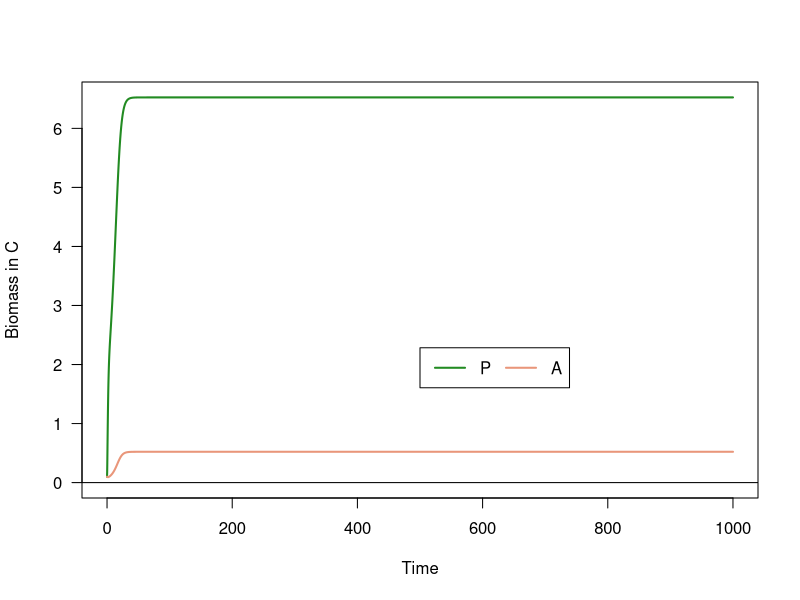
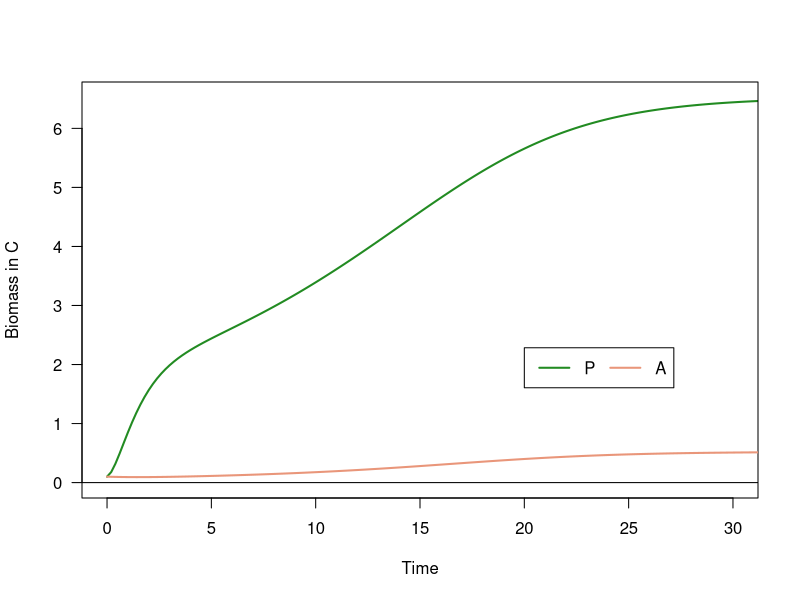
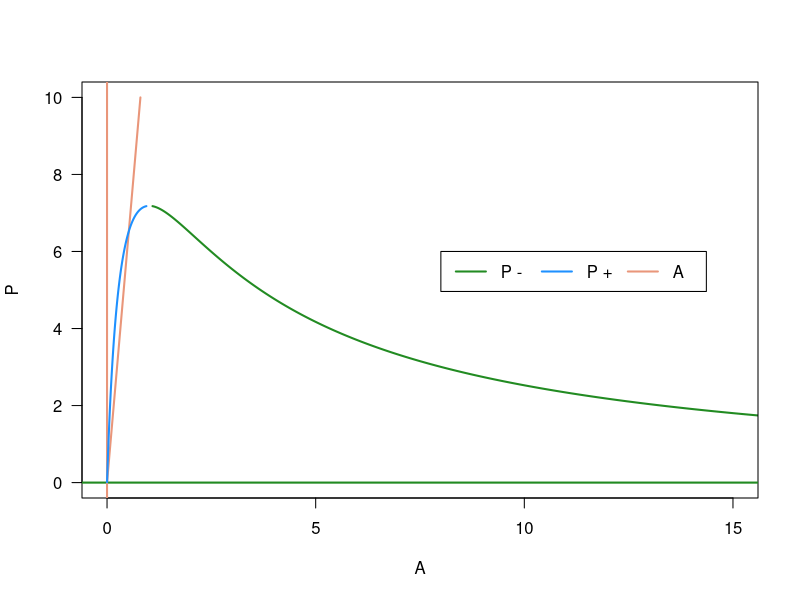
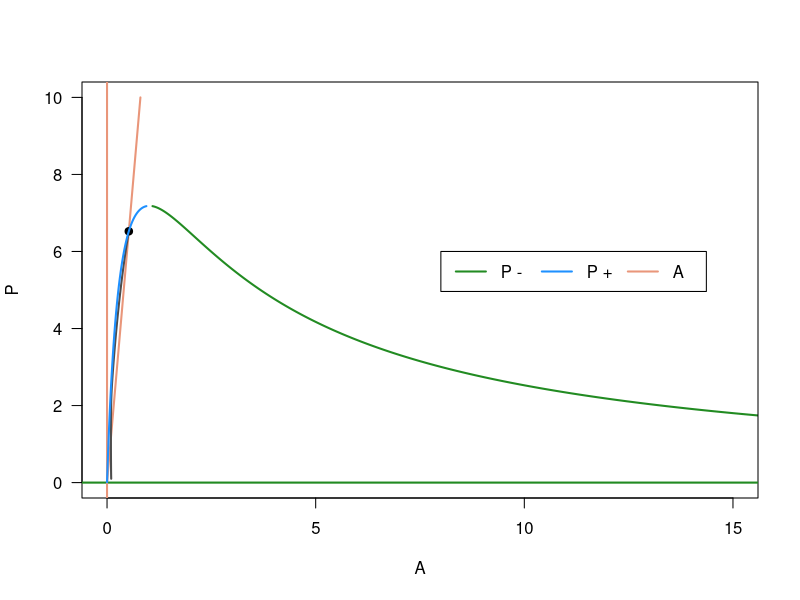
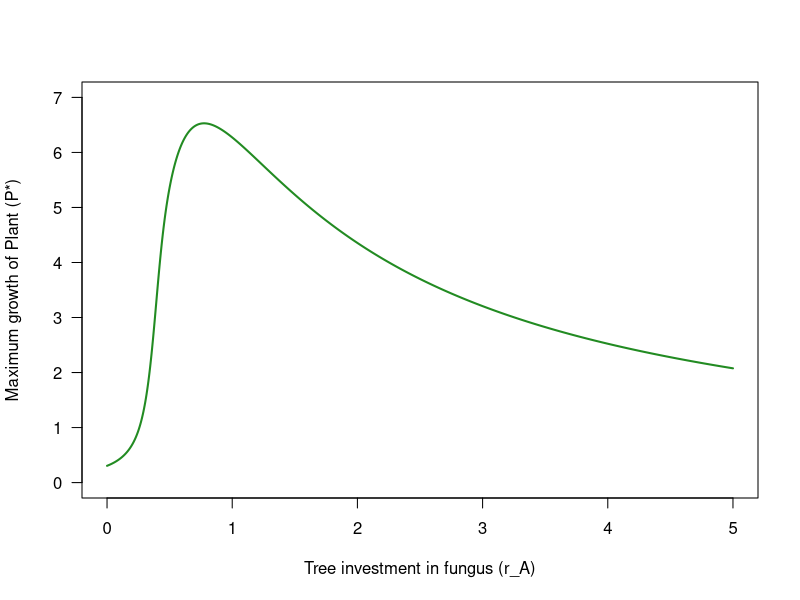

Here is the R script that generated these plots, in order: (Note: a time limit stopped this script after it produced the figures.)
## ---- chunk 1
g = 5 #growth rate of tree is higher than fungus
s = 1 #senescence is low compared to growth rate
e_A = .1 #standard energy flow between two trophic levels
r_A = .8 #close to optimal investment (see IV.)
m_A = 0 #set to zero so ZNGI goes through origin (see III.)
u_A = 1 #uptake of fungus is greater than plant to provide benefit ... ensure mutualism
u_P = 0.01 #uptake of plant lower than fungus 
l = 1 #small compared to total pool
d_A = 1 #easy value
d_P = 0 #set to zero to prevent equations from being insane
N_T = 5 #initial soil nutrient pool level
## ---- chunk 2
tset <- seq(from = 0, to = 1000, length.out = 5000) #create a time vector going from 0 to 1000. these numbers are fairly arbitrary, but good to show multiple "seasons" of length 200 later.
P.simu <- NaN*tset; P.simu[1] <- .1
A.simu <- NaN*tset; A.simu[1] <- .1 #both tree and plant start small, but not at zero. model if for growth, not generation.
Np.simu <- NaN*tset; Np.simu[1] <- .1 #relatively arbitrary start number. 
Ns.simu <- NaN*tset; Ns.simu[1] <- N_T - Np.simu[1] #Nutrients in plant (Np) and nutrients in soil (Ns) add to total nutrients in system (Nt)

for(i in 2:length(tset)){ #for loop with the equations for N, P, Np, and Ns within the model. 
  dt <- tset[i] - tset[i-1]
  P <- P.simu[i-1]
  A <- A.simu[i-1]
  N_P <- Np.simu[i-1]
  N_S <- Ns.simu[i-1]
  dP <- (P* (g*N_P/P - r_A*A - s*(1+d_P*P)))*dt
  dA <- (A* (e_A*r_A*P-m_A-d_A*A))*dt
  dNp <- (u_P*P*N_S + u_A*A*N_S - l*N_P)*dt
  dNs <- (-u_P*P*N_S - u_A*A*N_S + l*N_P)*dt
  P.simu[i] <- P + dP
  A.simu[i] <- A + dA
  Np.simu[i] <- N_P + dNp
  Ns.simu[i] <- N_S + dNs
  
}

Pcol <- 'forestgreen' #color of P in graphs
Acol <- 'darksalmon' #color of A in graphs

## ---- chunk 3
plot(x = tset, y = P.simu, type = 'l', col=Pcol, las = 1, lwd=2, xlab = 'Time', ylab = 'Biomass in C', ylim = c(0, max(c(P.simu,A.simu))))
abline(h = 0) # I like to have this line as a reference
lines(x = tset, y = A.simu, col = Acol, lwd = 2)
legend(x = max(tset)*0.5, y = .35*max(c(P.simu,A.simu)), legend=c('P','A'),lwd= 2, col=c(Pcol,Acol), horiz=TRUE)

tail(P.simu)
tail(A.simu) #tail functions allow you to see what the plant / fungus grows to in the end.
## ---- chunk 4
plot(x = tset, y = P.simu, type = 'l', col=Pcol, las = 1, lwd=2, xlab = 'Time', ylab = 'Biomass in C', xlim = c(0, 30), ylim = c(0, max(c(P.simu,A.simu)))) #reduced xlim to show the kink in the model up close.
abline(h = 0)
lines(x = tset, y = A.simu, col = Acol, lwd = 2)
legend(x = 20, y = .35*max(c(P.simu,A.simu)), legend=c('P','A'),lwd= 2, col=c(Pcol,Acol), horiz=TRUE)
## ---- chunk 5
Pset <- seq(from = 0, to = 10,length.out=1000)	

a = -u_A*r_A*Pset
b = g*N_T*u_A - u_P*r_A*(Pset)^(2) - s*u_A*Pset - s*d_P*u_A*(Pset)^(2) - l*r_A*Pset
c = g*N_T*u_P*Pset - u_P*s*(Pset)^(2) - u_P*s*d_P*(Pset)^(3) - s*d_P*l*(Pset)^(2) - s*l*Pset

#the math for these is kind of gnarly. I did it by hand and then put some equations in here that were simplified as far as I could make them. above I put long equations into short holding variables so that they were more manageable for the equations below. a, b, and c are chosen because I had to use the quadratic formula in the algebraic solution, the results of which create the ZNGI lines.

# ^ which equations were you solving to get to these a, b, and c expressions?

dPdt.ZNGI <- (-(b) - (sqrt(b^2 - 4*a*c))) / (2*a)
dAdt.ZNGI <- (e_A*r_A*Pset - m_A) / d_A
dPdt.ZNGI.2 <- (-b + sqrt(b^2 - 4*a*c)) / (2*a)

#establish a color for the plant and fungus that will be used throughout the simulations
Pcol <- 'forestgreen'
Acol <- 'darksalmon'

#plot ZNGIs!
plot(x = dPdt.ZNGI, y = Pset, type = 'l', col = Pcol, lwd = 2, ylim=c(0,10),xlim=c(0,15), ylab = 'P', xlab = 'A',las=1)
lines(x = dAdt.ZNGI, y = Pset, lwd = 2, col = Acol)
abline(h = 0, lwd = 2, col = Pcol)
abline(v = 0, lwd = 2, col= Acol)
lines(x = dPdt.ZNGI.2, y = Pset, lwd = 2, col = 'dodgerblue')
legend(x = 8, y = 6, legend=c('P -','P +','A'),lwd= 2, col=c(Pcol,'dodgerblue',Acol), horiz=TRUE)
## ---- chunk 6
plot(x = dPdt.ZNGI, y = Pset, type = 'l', col = Pcol, lwd = 2, ylim=c(0,10),xlim=c(0,15), ylab = 'P', xlab = 'A',las=1)
lines(x = dAdt.ZNGI, y = Pset, lwd = 2, col = Acol)
lines(x = A.simu, y = P.simu, lwd = 2, col = 'gray30')
points(x = A.simu[length(tset)], y = P.simu[length(tset)], pch = 21, bg= 'black') #add a solid point at intersection of P+ and A to demonstrate stability of equilibrium. 
abline(h = 0, lwd = 2, col = Pcol)
abline(v = 0, lwd = 2, col= Acol)
lines(x = dPdt.ZNGI.2, y = Pset, lwd = 2, col = 'dodgerblue')
legend(x = 8, y = 6, legend=c('P -','P +','A'),lwd= 2, col=c(Pcol,'dodgerblue',Acol), horiz=TRUE)
## ---- chunk 7
tset <- seq(from = 0, to = 100, length.out = 1000)
rA_set <- seq(from = 0, to = 5, length.out = 1000) #vector of potential values for tree investment in fungus, ranging from 1-5
Pstar_set <- NaN*rA_set

for( j in 1:length(rA_set)){ #for loop commanding rA value that the model will use
  r_A = rA_set[j] #rA used in equations will be one of the values within rA_set
  P.simu <- NaN*tset; P.simu[1] <- .1 #these could be taken out of the for loop if you wanted. I just keep them in from habit.
  A.simu <- NaN*tset; A.simu[1] <- .1
  Np.simu <- NaN*tset; Np.simu[1] <- .1
  Ns.simu <- NaN*tset; Ns.simu[1] <- N_T - Np.simu[1]
  
  for (i in 2:length(tset)){ #the model for loop. must be second loop because we're iterating over a different vector (time). the equations in this loop are now using different values of r_A that the previous loop is instructing it in, which allows us to see which value of r_A will cause the plant to grow the most. 
    dt <- tset[i] - tset[i-1]
    P <- P.simu[i-1]
    A <- A.simu[i-1]
    N_P <- Np.simu[i-1]
    N_S <- Ns.simu[i-1]
    dP <- (P* (g*N_P/P - r_A*A - s*(1+d_P*P)))*dt
    dA <- (A* (e_A*r_A*P-m_A-d_A*A))*dt
    dNp <- (u_P*P*N_S + u_A*A*N_S - l*N_P)*dt
    dNs <- (-u_P*P*N_S - u_A*A*N_S + l*N_P)*dt
    P.simu[i] <- P + dP
    A.simu[i] <- A + dA
    Np.simu[i] <- N_P + dNp
    Ns.simu[i] <- N_S + dNs
    
  }
  
  Pstar_set[j] <- P.simu[length(tset)] #the maximum height of the tree (the end of the simulation) is recorded in a new vector.
}

max.Pstar <- which.max(Pstar_set) #the place in the vector that hold the largest tree growth value
optimal.rA <- rA_set[max.Pstar] #the value of r_A that corresponds to the largest tree growth value

plot(x = rA_set, y = Pstar_set, type = 'l', col = Pcol, las = 1, lwd = 2, xlab = 'Tree investment in fungus (r_A)', ylab = 'Maximum growth of Plant (P*)', ylim = c(0, 7))

optimal.rA #to see the specific value
## ---- chunk 8
rA_low <- 0; #establish the lower bound for the value of rA that the loop will test
rA_high <- 5; #upper bound for value of rA that the loop will test

tset <- seq(from = 0, to = 100, length.out = 1000)

for(k in 1:5){ #number of times whole loop will be run through. increase from 5 to increase specificity
  
rA_set <- seq(from = rA_low, to = rA_high, length.out = 10)
Pstar_set <- NaN*rA_set

for( j in 1:length(rA_set)){ #for loop commanding rA value that the model will use
  r_A = rA_set[j]
  P.simu <- NaN*tset; P.simu[1] <- .1
  A.simu <- NaN*tset; A.simu[1] <- .1
  Np.simu <- NaN*tset; Np.simu[1] <- 1
  Ns.simu <- NaN*tset; Ns.simu[1] <- N_T - Np.simu[1]
  
  for (i in 2:length(tset)){ #the model for loop. contains model equations.
    dt <- tset[i] - tset[i-1]
    P <- P.simu[i-1]
    A <- A.simu[i-1]
    N_P <- Np.simu[i-1]
    N_S <- Ns.simu[i-1]
    dP <- (P* (g*N_P/P - r_A*A - s*(1+d_P*P)))*dt
    dA <- (A* (e_A*r_A*P-m_A-d_A*A))*dt
    dNp <- (u_P*P*N_S + u_A*A*N_S - l*N_P)*dt
    dNs <- (-u_P*P*N_S - u_A*A*N_S + l*N_P)*dt
    P.simu[i] <- P + dP
    A.simu[i] <- A + dA
    Np.simu[i] <- N_P + dNp
    Ns.simu[i] <- N_S + dNs
    
  }
  
  Pstar_set[j] <- P.simu[length(tset)] #the maximum growth of the plant (the end of the simulation) is recorded in a new vector, called Pstar
}

max.Pstar <- which.max(Pstar_set) #outputs the location of the highest value of Pstar (plant growth)
optimal.rA <- rA_set[max.Pstar] #outputs the value of rA that corresponds to the highest value of Pstar (plant growth)

rA_low <- rA_set[max(1,max.Pstar-1)]  #establishes a new lower bound for rA that is one below the previous max_rA established
rA_high <- rA_set[min(length(rA_set),max.Pstar+1)] #establishes a new upper bound for rA that is one above the previous max rA established. 
#the next round of the loop (the next 'k' from the outermost for loop) will proceed with these new rA bounds, allowing it to get closer to the true value of the optimal rA


}

optimal.rA
max(Pstar_set)
max(A.simu)
## ---- chunk 9
tset <- seq(from = 0, to = 100, length.out = 1000)
rA_set <- seq(from = 0, to = 5, length.out = 1000)
Pstar_set <- NaN*rA_set
dA.set <- seq(0.1,3,length.out = 100) #values chosen because the model won't run outside of these bounds. I tested this by plugging in individual numbers into the model, so these are not super refined numbers. 
rA.star <- NaN*dA.set

for(k in 1:length(dA.set)){ #this for loop varies d_A
  d_A = dA.set[k]

for( j in 1:length(rA_set)){ #this for loop varies r_A
  r_A = rA_set[j]
  P.simu <- NaN*tset; P.simu[1] <- .1
  A.simu <- NaN*tset; A.simu[1] <- .1
  Np.simu <- NaN*tset; Np.simu[1] <- 1
  Ns.simu <- NaN*tset; Ns.simu[1] <- N_T - Np.simu[1]
  
  for (i in 2:length(tset)){ #the model
    dt <- tset[i] - tset[i-1]
    P <- P.simu[i-1]
    A <- A.simu[i-1]
    N_P <- Np.simu[i-1]
    N_S <- Ns.simu[i-1]
    dP <- (P* (g*N_P/P - r_A*A - s*(1+d_P*P)))*dt
    dA <- (A* (e_A*r_A*P-m_A-d_A*A))*dt
    dNp <- (u_P*P*N_S + u_A*A*N_S - l*N_P)*dt
    dNs <- (-u_P*P*N_S - u_A*A*N_S + l*N_P)*dt
    P.simu[i] <- P + dP
    A.simu[i] <- A + dA
    Np.simu[i] <- N_P + dNp
    Ns.simu[i] <- N_S + dNs
    
  }
  
  Pstar_set[j] <- P.simu[length(tset)]
  max.Pstar <- which.max(Pstar_set)
  optimal.rA <- rA_set[max.Pstar]
}
  rA.star[k] <- optimal.rA #holding vector for all of the optimal rAs created
}
## ---- chunk 10
plot(x = dA.set, y = rA.star, type = 'l', col = 'indianred', las = 1, lwd = 2, xlab = 'd_A', ylab = 'r_A', ylim = c(0, max(rA.star)))
## ---- chunk 11
g = 5 #growth rate of tree is higher than fungus
s = 1 #senescence is low compared to growth rate
e_A = .1 #standard energy flow between two trophic levels
r_A = .8 #close to optimal investment (see IV.)
m_A = 0 #set to zero so ZNGI goes through origin (see III.)
u_A = 1 #uptake of fungus is greater than plant to provide benefit ... ensure mutualism
u_P = 0.01 #uptake of plant lower than fungus 
l = 1 #small compared to total pool
d_A = 1 #easy value
d_P = 0 #set to zero to prevent equations from being insane
N_T = 5 #initial soil nutrient pool level
## ---- chunk 12
tset <- seq(from = 0, to = 100, length.out = 1000)
rA_set <- seq(from = 0, to = 5, length.out = 1000)
Pstar_set <- NaN*rA_set
eA.set <- seq(0.04,1,length.out = 100) #values chosen because the model won't run outside of these bounds.
rA.star <- NaN*eA.set

for(k in 1:length(eA.set)){ #this for loop varies e_A
  e_A = eA.set[k]

for( j in 1:length(rA_set)){ #this for loop varies r_A
  r_A = rA_set[j]
  P.simu <- NaN*tset; P.simu[1] <- .1
  A.simu <- NaN*tset; A.simu[1] <- .1
  Np.simu <- NaN*tset; Np.simu[1] <- 1
  Ns.simu <- NaN*tset; Ns.simu[1] <- N_T - Np.simu[1]
  
  for (i in 2:length(tset)){ #the model
    dt <- tset[i] - tset[i-1]
    P <- P.simu[i-1]
    A <- A.simu[i-1]
    N_P <- Np.simu[i-1]
    N_S <- Ns.simu[i-1]
    dP <- (P* (g*N_P/P - r_A*A - s*(1+d_P*P)))*dt
    dA <- (A* (e_A*r_A*P-m_A-d_A*A))*dt
    dNp <- (u_P*P*N_S + u_A*A*N_S - l*N_P)*dt
    dNs <- (-u_P*P*N_S - u_A*A*N_S + l*N_P)*dt
    P.simu[i] <- P + dP
    A.simu[i] <- A + dA
    Np.simu[i] <- N_P + dNp
    Ns.simu[i] <- N_S + dNs
    
  }
  
  Pstar_set[j] <- P.simu[length(tset)]
  max.Pstar <- which.max(Pstar_set)
  optimal.rA <- rA_set[max.Pstar]
}
  rA.star[k] <- optimal.rA #holding vector for all of the optimal rAs created
}
## ---- chunk 13
plot(x = eA.set, y = rA.star, type = 'l', col = 'indianred1', las = 1, lwd = 2, xlab = 'e_A', ylab = 'r_A', ylim = c(0, max(rA.star)))
## ---- chunk 14
g = 5 #growth rate of tree is higher than fungus
s = 1 #senescence is low compared to growth rate
e_A = .1 #standard energy flow between two trophic levels
r_A = .8 #close to optimal investment (see IV.)
m_A = 0 #set to zero so ZNGI goes through origin (see III.)
u_A = 1 #uptake of fungus is greater than plant to provide benefit ... ensure mutualism
u_P = 0.01 #uptake of plant lower than fungus 
l = 1 #small compared to total pool
d_A = 1 #easy value
d_P = 0 #set to zero to prevent equations from being insane
N_T = 5 #initial soil nutrient pool level
## ---- chunk 15
tset <- seq(from = 0, to = 100, length.out = 1000)
rA_set <- seq(from = 0.1, to = 5, length.out = 1000)
Pstar_set <- NaN*rA_set
uA.set <- seq(0.4,10,length.out = 100) #values chosen because the model won't run outside of these bounds.
rA.star <- NaN*uA.set

for(k in 1:length(uA.set)){ #this for loop varies u_A
  u_A = uA.set[k]

for( j in 1:length(rA_set)){ #this for loop varies r_A
  r_A = rA_set[j]
  P.simu <- NaN*tset; P.simu[1] <- .1
  A.simu <- NaN*tset; A.simu[1] <- .1
  Np.simu <- NaN*tset; Np.simu[1] <- 1
  Ns.simu <- NaN*tset; Ns.simu[1] <- N_T - Np.simu[1]
  
  for (i in 2:length(tset)){ #the model
    dt <- tset[i] - tset[i-1]
    P <- P.simu[i-1]
    A <- A.simu[i-1]
    N_P <- Np.simu[i-1]
    N_S <- Ns.simu[i-1]
    dP <- (P* (g*N_P/P - r_A*A - s*(1+d_P*P)))*dt
    dA <- (A* (e_A*r_A*P-m_A-d_A*A))*dt
    dNp <- (u_P*P*N_S + u_A*A*N_S - l*N_P)*dt
    dNs <- (-u_P*P*N_S - u_A*A*N_S + l*N_P)*dt
    P.simu[i] <- P + dP
    A.simu[i] <- A + dA
    Np.simu[i] <- N_P + dNp
    Ns.simu[i] <- N_S + dNs
    
  }
  
  Pstar_set[j] <- P.simu[length(tset)]
  max.Pstar <- which.max(Pstar_set)
  optimal.rA <- rA_set[max.Pstar]
}
  rA.star[k] <- optimal.rA
}
## ---- chunk 16
plot(x = uA.set, y = rA.star, type = 'l', col = 'indianred2', las = 1, lwd = 2, xlab = 'u_A', ylab = 'r_A', ylim = c(0, max(rA.star)))
